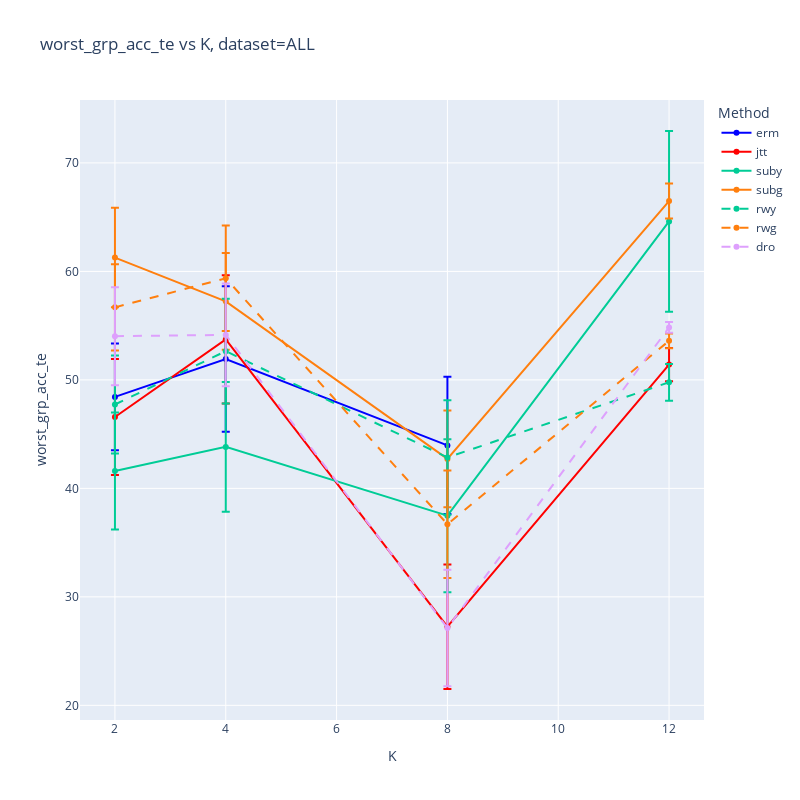
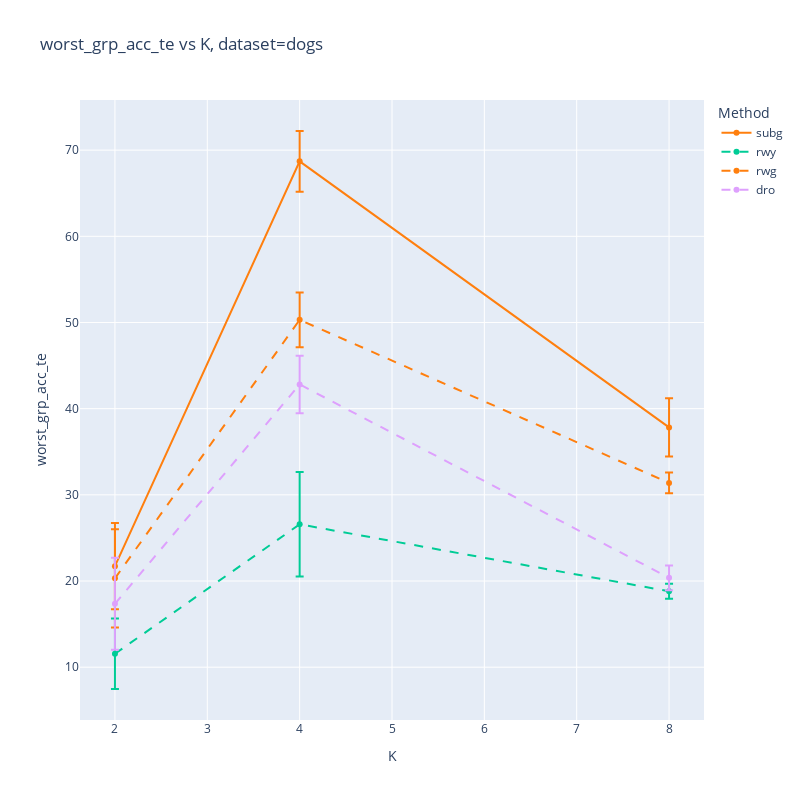
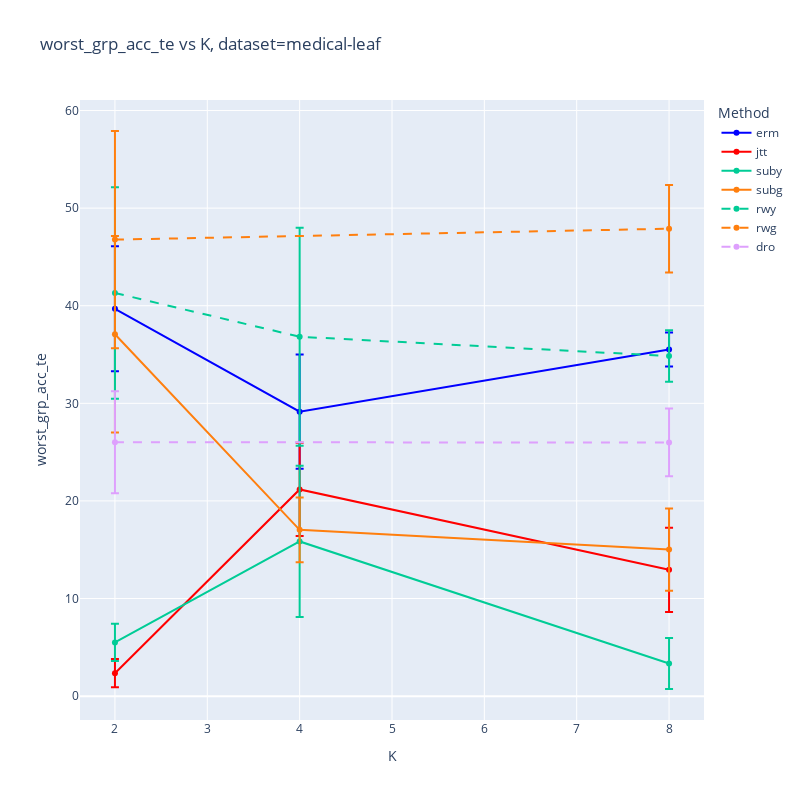
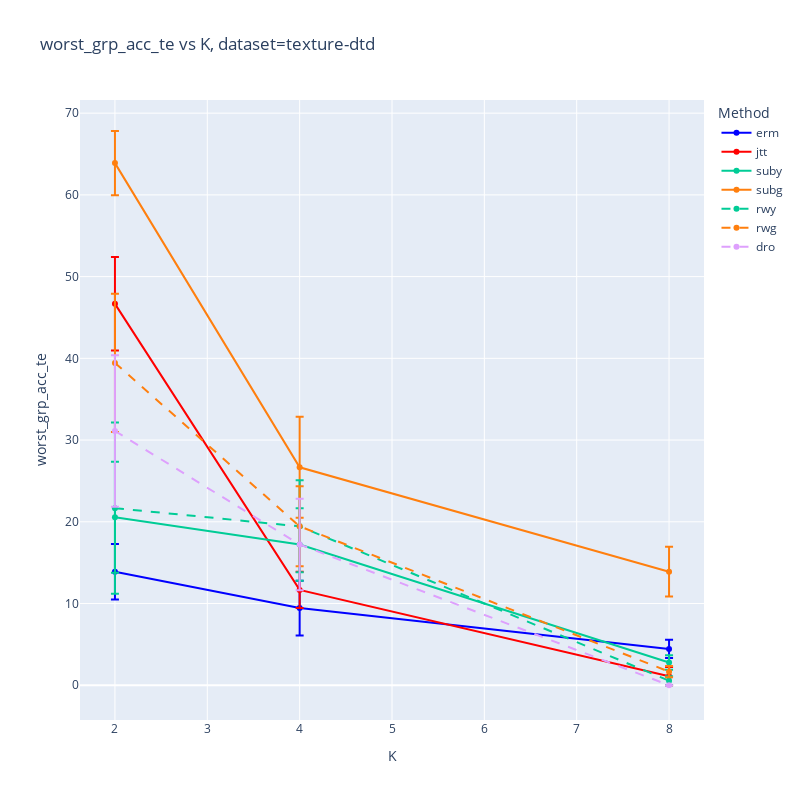

Write notebook code for charts like these, in order.
### Markdown cell above
## b. worst_acc_te

### Code cell
x_axis = 'K'
y_axis = 'worst_grp_acc_te' #'mean_grp_acc_te'
for dataset_name in DATASETS.values():
    plot_graph(df_fix_mu, x_axis, y_axis, dataset_name,error_bars=ERROR_BARS, methods=None)

### Figure 1 — Plotly figure (JSON) as saved in the notebook; plotly's stock layout.template omitted (floating-point values rounded to 4 significant figures)
{"data": [{"error_y": {"array": [4.92, 6.712, 6.326], "type": "data", "visible": true}, "line": {"color": "blue", "dash": "solid"}, "mode": "lines+markers", "name": "erm", "type": "scatter", "x": [2, 4, 8], "y": [48.43, 51.93, 43.96]}, {"error_y": {"array": [5.349, 5.912, 5.741, 1.534], "type": "data", "visible": true}, "line": {"color": "red", "dash": "solid"}, "mode": "lines+markers", "name": "jtt", "type": "scatter", "x": [2, 4, 8, 12], "y": [46.58, 53.73, 27.25, 51.41]}, {"error_y": {"array": [5.394, 5.976, 7.052, 8.335], "type": "data", "visible": true}, "line": {"color": "#00CC96", "dash": "solid"}, "mode": "lines+markers", "name": "suby", "type": "scatter", "x": [2, 4, 8, 12], "y": [41.6, 43.82, 37.49, 64.61]}, {"error_y": {"array": [4.587, 4.457, 4.455, 1.618], "type": "data", "visible": true}, "line": {"color": "#ff7f0e", "dash": "solid"}, "mode": "lines+markers", "name": "subg", "type": "scatter", "x": [2, 4, 8, 12], "y": [61.27, 57.24, 42.71, 66.48]}, {"error_y": {"array": [4.514, 4.827, 5.273, 1.699], "type": "data", "visible": true}, "line": {"color": "#00CC96", "dash": "dash"}, "mode": "lines+markers", "name": "rwy", "type": "scatter", "x": [2, 4, 8, 12], "y": [47.73, 52.65, 42.85, 49.78]}, {"error_y": {"array": [3.965, 4.862, 4.952, 0.6841], "type": "data", "visible": true}, "line": {"color": "#ff7f0e", "dash": "dash"}, "mode": "lines+markers", "name": "rwg", "type": "scatter", "x": [2, 4, 8, 12], "y": [56.69, 59.37, 36.69, 53.6]}, {"error_y": {"array": [4.519, 4.743, 5.375, 0.4963], "type": "data", "visible": true}, "line": {"color": "#DEA0FD", "dash": "dash"}, "mode": "lines+markers", "name": "dro", "type": "scatter", "x": [2, 4, 8, 12], "y": [54.03, 54.15, 27.13, 54.84]}], "layout": {"height": 800, "legend": {"title": {"text": "Method"}}, "title": {"text": "worst_grp_acc_te vs K, dataset=ALL"}, "width": 800, "xaxis": {"title": {"text": "K"}}, "yaxis": {"title": {"text": "worst_grp_acc_te"}}}}

### Figure 2 — Plotly figure (JSON) as saved in the notebook; plotly's stock layout.template omitted (floating-point values rounded to 4 significant figures)
{"data": [{"error_y": {"array": [], "type": "data", "visible": true}, "line": {"color": "blue", "dash": "solid"}, "mode": "lines+markers", "name": "erm", "type": "scatter", "x": [], "y": []}, {"error_y": {"array": [], "type": "data", "visible": true}, "line": {"color": "red", "dash": "solid"}, "mode": "lines+markers", "name": "jtt", "type": "scatter", "x": [], "y": []}, {"error_y": {"array": [], "type": "data", "visible": true}, "line": {"color": "#00CC96", "dash": "solid"}, "mode": "lines+markers", "name": "suby", "type": "scatter", "x": [], "y": []}, {"error_y": {"array": [5.008, 3.524, 3.386], "type": "data", "visible": true}, "line": {"color": "#ff7f0e", "dash": "solid"}, "mode": "lines+markers", "name": "subg", "type": "scatter", "x": [2, 4, 8], "y": [21.73, 68.7, 37.82]}, {"error_y": {"array": [4.092, 6.063, 0.8753], "type": "data", "visible": true}, "line": {"color": "#00CC96", "dash": "dash"}, "mode": "lines+markers", "name": "rwy", "type": "scatter", "x": [2, 4, 8], "y": [11.56, 26.58, 18.81]}, {"error_y": {"array": [5.698, 3.179, 1.213], "type": "data", "visible": true}, "line": {"color": "#ff7f0e", "dash": "dash"}, "mode": "lines+markers", "name": "rwg", "type": "scatter", "x": [2, 4, 8], "y": [20.31, 50.31, 31.38]}, {"error_y": {"array": [5.34, 3.337, 1.438], "type": "data", "visible": true}, "line": {"color": "#DEA0FD", "dash": "dash"}, "mode": "lines+markers", "name": "dro", "type": "scatter", "x": [2, 4, 8], "y": [17.35, 42.81, 20.37]}], "layout": {"height": 800, "legend": {"title": {"text": "Method"}}, "title": {"text": "worst_grp_acc_te vs K, dataset=dogs"}, "width": 800, "xaxis": {"title": {"text": "K"}}, "yaxis": {"title": {"text": "worst_grp_acc_te"}}}}

### Figure 3 — Plotly figure (JSON) as saved in the notebook; plotly's stock layout.template omitted (floating-point values rounded to 4 significant figures)
{"data": [{"error_y": {"array": [6.399, 5.844, 1.744], "type": "data", "visible": true}, "line": {"color": "blue", "dash": "solid"}, "mode": "lines+markers", "name": "erm", "type": "scatter", "x": [2, 4, 8], "y": [39.68, 29.15, 35.51]}, {"error_y": {"array": [1.441, 4.779, 4.323], "type": "data", "visible": true}, "line": {"color": "red", "dash": "solid"}, "mode": "lines+markers", "name": "jtt", "type": "scatter", "x": [2, 4, 8], "y": [2.353, 21.18, 12.94]}, {"error_y": {"array": [1.913, 7.743, 2.617], "type": "data", "visible": true}, "line": {"color": "#00CC96", "dash": "solid"}, "mode": "lines+markers", "name": "suby", "type": "scatter", "x": [2, 4, 8], "y": [5.501, 15.85, 3.348]}, {"error_y": {"array": [10.07, 3.317, 4.215], "type": "data", "visible": true}, "line": {"color": "#ff7f0e", "dash": "solid"}, "mode": "lines+markers", "name": "subg", "type": "scatter", "x": [2, 4, 8], "y": [37.07, 17.04, 15.01]}, {"error_y": {"array": [10.82, 11.16, 2.629], "type": "data", "visible": true}, "line": {"color": "#00CC96", "dash": "dash"}, "mode": "lines+markers", "name": "rwy", "type": "scatter", "x": [2, 4, 8], "y": [41.3, 36.82, 34.85]}, {"error_y": {"array": [11.13, 4.475], "type": "data", "visible": true}, "line": {"color": "#ff7f0e", "dash": "dash"}, "mode": "lines+markers", "name": "rwg", "type": "scatter", "x": [2, 8], "y": [46.77, 47.89]}, {"error_y": {"array": [5.221, 3.468], "type": "data", "visible": true}, "line": {"color": "#DEA0FD", "dash": "dash"}, "mode": "lines+markers", "name": "dro", "type": "scatter", "x": [2, 8], "y": [26.01, 25.99]}], "layout": {"height": 800, "legend": {"title": {"text": "Method"}}, "title": {"text": "worst_grp_acc_te vs K, dataset=medical-leaf"}, "width": 800, "xaxis": {"title": {"text": "K"}}, "yaxis": {"title": {"text": "worst_grp_acc_te"}}}}

### Figure 4 — Plotly figure (JSON) as saved in the notebook; plotly's stock layout.template omitted (floating-point values rounded to 4 significant figures)
{"data": [{"error_y": {"array": [3.402, 3.356, 1.111], "type": "data", "visible": true}, "line": {"color": "blue", "dash": "solid"}, "mode": "lines+markers", "name": "erm", "type": "scatter", "x": [2, 4, 8], "y": [13.89, 9.444, 4.444]}, {"error_y": {"array": [5.72, 2.222, 1.111], "type": "data", "visible": true}, "line": {"color": "red", "dash": "solid"}, "mode": "lines+markers", "name": "jtt", "type": "scatter", "x": [2, 4, 8], "y": [46.67, 11.67, 1.111]}, {"error_y": {"array": [6.781, 4.427, 0.8784], "type": "data", "visible": true}, "line": {"color": "#00CC96", "dash": "solid"}, "mode": "lines+markers", "name": "suby", "type": "scatter", "x": [2, 4, 8], "y": [20.56, 17.22, 2.778]}, {"error_y": {"array": [3.928, 6.186, 3.043], "type": "data", "visible": true}, "line": {"color": "#ff7f0e", "dash": "solid"}, "mode": "lines+markers", "name": "subg", "type": "scatter", "x": [2, 4, 8], "y": [63.89, 26.67, 13.89]}, {"error_y": {"array": [10.48, 5.625, 0.5556], "type": "data", "visible": true}, "line": {"color": "#00CC96", "dash": "dash"}, "mode": "lines+markers", "name": "rwy", "type": "scatter", "x": [2, 4, 8], "y": [21.67, 19.44, 0.5556]}, {"error_y": {"array": [8.444, 4.891, 0.6804], "type": "data", "visible": true}, "line": {"color": "#ff7f0e", "dash": "dash"}, "mode": "lines+markers", "name": "rwg", "type": "scatter", "x": [2, 4, 8], "y": [39.44, 19.44, 1.667]}, {"error_y": {"array": [9.271, 5.583, 0], "type": "data", "visible": true}, "line": {"color": "#DEA0FD", "dash": "dash"}, "mode": "lines+markers", "name": "dro", "type": "scatter", "x": [2, 4, 8], "y": [31.11, 17.22, 0]}], "layout": {"height": 800, "legend": {"title": {"text": "Method"}}, "title": {"text": "worst_grp_acc_te vs K, dataset=texture-dtd"}, "width": 800, "xaxis": {"title": {"text": "K"}}, "yaxis": {"title": {"text": "worst_grp_acc_te"}}}}
